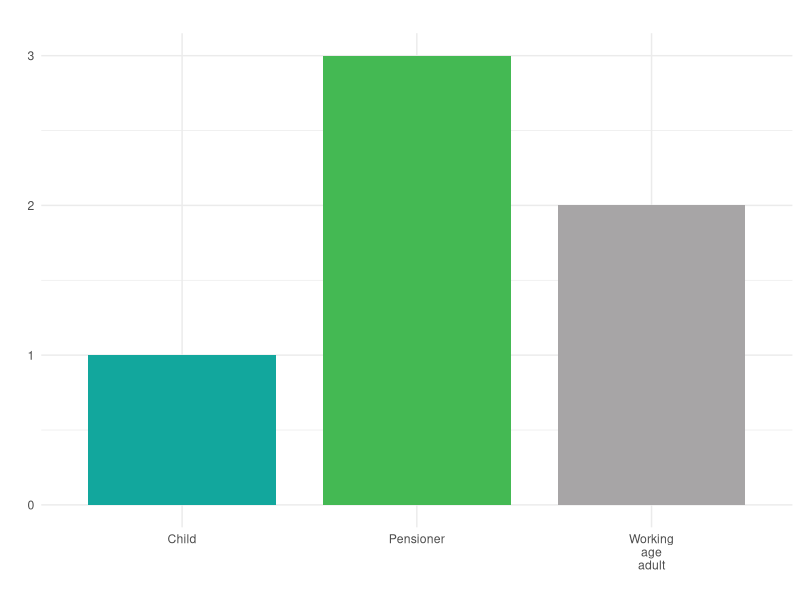
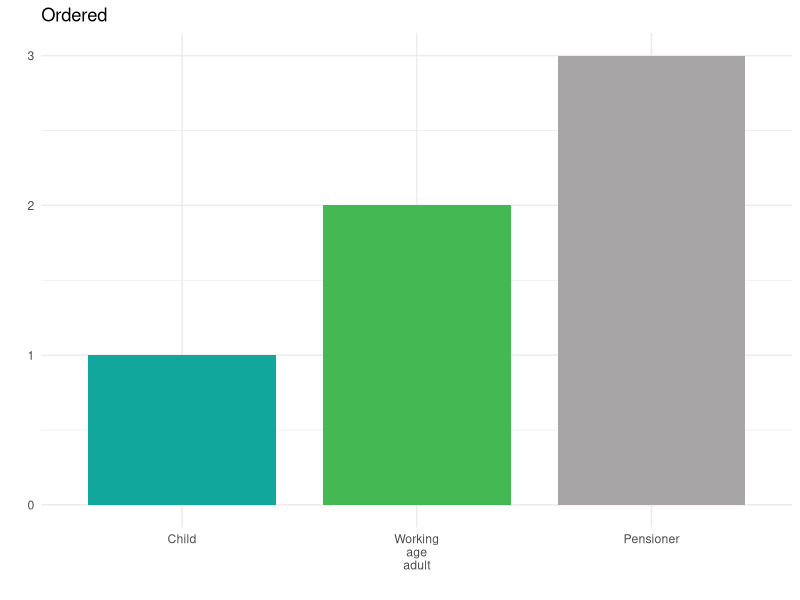

The R source for these figures, in order:
## ---- chunk 1
age_category <- c("Child", "Working-age Adult", "Pensioner")
## ---- chunk 2
sort(age_category)
## ---- chunk 3
#| fig.path = "figures",
#| dpi = 300,
#| fig.alt = "Barplot showing values for Child, Pensioner, and Working Age Adult in that order. The Child value is 1, Pensioner is 3, and Working Adult is 2."
library(ggplot2)

df <- data.frame(
  EN = c("Child", 
         "Working\nage\nadult", 
         "Pensioner"),
  value = c(1, 2, 3)
  )
      
ggplot(df) +
  geom_col(aes(x = EN, 
               y = value, 
               fill = EN), 
           width = 0.8)  +
  labs(title = "",
       x = "",
       y = "") +
  scale_fill_manual("",
                    values = c("#12a79d", 
                               "#44b953", 
                               "#a7a5a6")) +
  theme_minimal() +
  theme(legend.position = "none")
## ---- chunk 4
age_category <- factor(age_category,
                       levels = c("Child",
                                  "Working-age Adult",
                                  "Pensioner"))
## ---- chunk 5
sort(age_category)
## ---- chunk 6
#| fig.path = "figures",
#| dpi = 300,
#| fig.alt = "Barplot showing values for Child, Working Age Adult, and Pensioner in that order. The Child value is 1, Working Adult is 2, and Pensioner is 3."
df2 <- data.frame(EN = factor(
  c("Child", 
    "Working\nage\nadult", 
    "Pensioner"),
  levels = c("Child", 
             "Working\nage\nadult", 
             "Pensioner")
  ),
value = c(1, 2, 3))
        
ggplot(df2) +
  geom_col(aes(x = EN, 
               y = value, 
               fill = EN), 
           width = 0.8) +
  labs(title = "Ordered",
       x = "",
       y = "")  +
  scale_fill_manual("",
                    values = c("#12a79d", 
                               "#44b953", 
                               "#a7a5a6")) +
  theme_minimal() +
  theme(legend.position = "none")
## ---- chunk 7
get_breaks = function(df) {
  df %>%
    dplyr::select(age) %>%
    dplyr::pull() %>%
    unique()
}
## ---- chunk 8
get_labels = function(df, lang, labels) {
  breaks = get_breaks()
  if (lang == "EN") {
    labels_x = labels$EN[which(labels$EN %in% breaks)]
  } else if (lang == "CY") {
    labels_x = labels$CY[which(labels$EN %in% breaks)]
  }
  return(labels_x)
}
## ---- chunk 9
#| echo = FALSE
df_meta <- data.frame(lang = c("EN", "CY", "AR"), 
                 direction = c("l2r", "l2r", "r2l"))

knitr::kable(df_meta)
